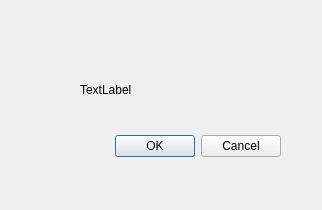
<?xml version="1.0" encoding="UTF-8"?>
<ui version="4.0">
 <class>error</class>
 <widget class="QDialog" name="error">
  <property name="geometry">
   <rect>
    <x>0</x>
    <y>0</y>
    <width>322</width>
    <height>210</height>
   </rect>
  </property>
  <property name="windowTitle">
   <string>Dialog</string>
  </property>
  <widget class="QDialogButtonBox" name="buttonBox">
   <property name="geometry">
    <rect>
     <x>-60</x>
     <y>130</y>
     <width>341</width>
     <height>32</height>
    </rect>
   </property>
   <property name="orientation">
    <enum>Qt::Horizontal</enum>
   </property>
   <property name="standardButtons">
    <set>QDialogButtonBox::Cancel|QDialogButtonBox::Ok</set>
   </property>
  </widget>
  <widget class="QLabel" name="label">
   <property name="geometry">
    <rect>
     <x>80</x>
     <y>80</y>
     <width>63</width>
     <height>20</height>
    </rect>
   </property>
   <property name="text">
    <string>TextLabel</string>
   </property>
  </widget>
 </widget>
 <resources/>
 <connections>
  <connection>
   <sender>buttonBox</sender>
   <signal>accepted()</signal>
   <receiver>error</receiver>
   <slot>accept()</slot>
   <hints>
    <hint type="sourcelabel">
     <x>248</x>
     <y>254</y>
    </hint>
    <hint type="destinationlabel">
     <x>157</x>
     <y>274</y>
    </hint>
   </hints>
  </connection>
  <connection>
   <sender>buttonBox</sender>
   <signal>rejected()</signal>
   <receiver>error</receiver>
   <slot>reject()</slot>
   <hints>
    <hint type="sourcelabel">
     <x>316</x>
     <y>260</y>
    </hint>
    <hint type="destinationlabel">
     <x>286</x>
     <y>274</y>
    </hint>
   </hints>
  </connection>
 </connections>
</ui>
